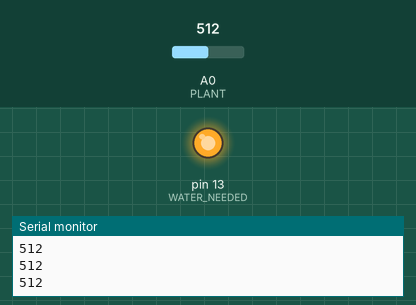
Recording of a sketch running on a simulated Arduino Uno, built with avr-gcc and run on an emulated ATmega328P. On the bench: output pins drawn as LEDs (lit = HIGH), the last lines printed to the serial monitor. The test bench sets the inputs (shaded band); at power-on: A0 (PLANT) = 512.

Above: at 1.2 s.
1.3 s: A0 (PLANT) set to 423
2.8 s: A0 (PLANT) set to 403
At 3.7 s:
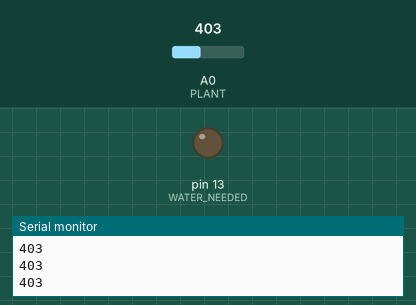
4.3 s: A0 (PLANT) set to 511
At 4.8 s:
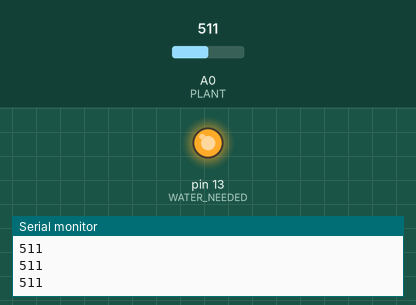
5.8 s: A0 (PLANT) set to 306
At 7.2 s:
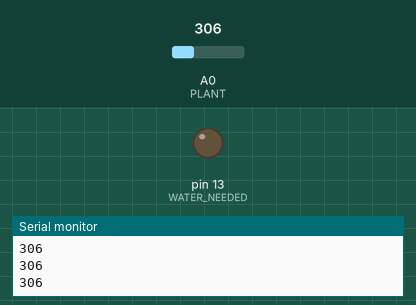
Timing chart, 0 to 8.3 s (numbered marks = the images above; inputs shaded):
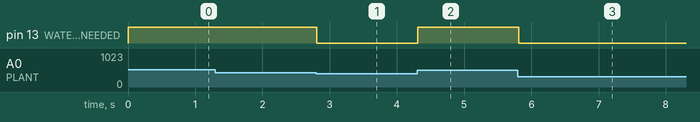

Measured:
- the behaviour switches between 410 and 409 on A0 (PLANT) (found by bisection; images 0 and 1)
- after the input at 2.8 s, pin 13 (WATER_NEEDED): HIGH → LOW at once
- after the input at 4.3 s, pin 13 (WATER_NEEDED): LOW → HIGH at once
- after the input at 5.8 s, pin 13 (WATER_NEEDED): HIGH → LOW at once

The sketch:

garden.ino
```cpp
#define PLANT (A0)
#define BATTERY 2
#define WATER_NEEDED 13

float to_volts(int pwm) {
	return map(pwm, 0, 1024, 0.0, 5.0);
}

bool needs_water(int plant) {
	bool result = false;

	if (to_volts(plant) > to_volts(300)) {
		result = true;
	}

	return result;
}

void setup() {
	pinMode(PLANT, INPUT);
	pinMode(WATER_NEEDED, OUTPUT);
	pinMode(BATTERY, INPUT);

	digitalWrite(BATTERY, HIGH);
	Serial.begin(9600);
}

void loop() {
	int plant_voltage;

	plant_voltage = analogRead(PLANT);

	Serial.println(plant_voltage);
	if (needs_water(plant_voltage)) {
		digitalWrite(WATER_NEEDED, HIGH);
	}
	else {
		digitalWrite(WATER_NEEDED, LOW);
	}
}
```
